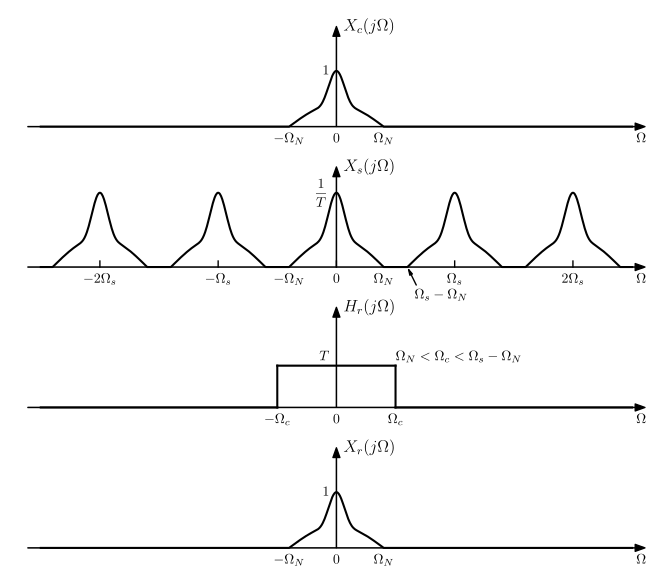

Generate this figure with Python:
import matplotlib.pyplot as plt
import numpy as np
import math

__author__ = 'ernesto'

# use latex
plt.rcParams['text.usetex'] = True
plt.rcParams['text.latex.preview'] = True
plt.rcParams['text.latex.preamble'] = [r'\usepackage{amsmath}']


# auxiliar function for plot ticks of equal length in x and y axis despite its scales.
def convert_display_to_data_coordinates(transData, length=10):
    # create a transform which will take from display to data coordinates
    inv = transData.inverted()
    # transform from display coordinates to data coordinates in x axis
    data_coords = inv.transform([(0, 0), (length, 0)])
    # get the length of the segment in data units
    yticks_len = data_coords[1, 0] - data_coords[0, 0]
    # transform from display coordinates to data coordinates in y axis
    data_coords = inv.transform([(0, 0), (0, length)])
    # get the length of the segment in data units
    xticks_len = data_coords[1, 1] - data_coords[0, 1]
    return xticks_len, yticks_len


def create_signal_spectrum(NomegaN):
    X = np.sqrt(np.hanning(2 * NomegaN + 1))
    Lh = round(NomegaN / 2)
    X[NomegaN - Lh: NomegaN + Lh + 1] = X[NomegaN - Lh: NomegaN + Lh + 1] + 1.5 * np.hanning(2 * Lh + 1) ** 2
    return X / np.amax(X)


def create_impulse_train_spectrum(Nomega):
    # relleno de ceros para simplificar la construcción
    zpad = Nomega + 2 * NomegaN + 1
    Xs = np.zeros((Nfrec + 2 * zpad,))
    if0_aux = if0 + zpad
    # número de copias del espectro
    nc = math.ceil(((Nfrec - 1) / 2) / Nomega)
    for i in np.arange(-nc, nc + 1):
        # indice de la frecuencia central
        ic = if0_aux + i * Nomega
        Xs[ic - NomegaN: ic + NomegaN + 1] += X
    # se elimina el relleno de ceros
    return Xs[zpad: Nfrec + zpad]

#
# Parámetros
#
# Períodos de muestreo
T1 = 0.75
# Correspondientes frecuencias de muestreo
omega1 = 2 * math.pi / T1
# rango de frecuencias del eje horizontal
fmin = -2.5 * omega1
fmax = 2.5 * omega1
# frecuencia máxima del espectro de la señal continua
omegaN = 0.8 * omega1 / 2
# cantidad de frecuencias en el eje horizontal
Nfrec = 1001
omega = np.linspace(fmin, fmax, Nfrec, endpoint=True)
# índice del elemento de frecuencia 0
if0 = int((Nfrec - 1) / 2)
# intervalo de frecuencia entre dos muestras en el eje horizontal
Domega = (fmax - fmin) / (Nfrec - 1)
# se redefine omega1, omega2 y omegaN para que sean
# un número entero de muestras de frecuencia
Nomega1 = round(omega1 / Domega)
omega1 = Nomega1 * Domega
NomegaN = round(omegaN / Domega)
omegaN = NomegaN * Domega

# Construcción del espectro
X = create_signal_spectrum(NomegaN)

# Construcción de Xc
Xc = np.zeros(omega.shape)
Xc[if0 - NomegaN: if0 + NomegaN + 1] = X

# Construcción de Xs1 y Xs2
Xs1 = create_impulse_train_spectrum(Nomega1)

# Gráficas

df = 1
xmin_ax = fmin - df
xmax_ax = fmax + df
ymin_ax = -0.1
ymax_ax = 1.8

display_length = 6
fontsize = 10
fontsize2 = 12
# x y ticks labels margin
xtm = -0.28
ytm = 0.5
ytm2 = -0.5
grey = [0.5, 0.5, 0.5]

dy = 0.2

fig = plt.figure(0, figsize=(8, 7), frameon=False)
### Xc(jw)
ax = plt.subplot2grid((4, 6), (0, 0), rowspan=1, colspan=6)
plt.xlim(xmin_ax, xmax_ax)
plt.ylim(ymin_ax, ymax_ax + dy)
plt.annotate("", xytext=(xmin_ax, 0), xycoords='data', xy=(xmax_ax, 0), textcoords='data',
             arrowprops=dict(width=0.1, headwidth=5, headlength=7, facecolor='black', shrink=0.002))
plt.annotate("", xytext=(0, 0), xycoords='data', xy=(0, ymax_ax), textcoords='data',
             arrowprops=dict(width=0.1, headwidth=5, headlength=7, facecolor='black', shrink=0.002))

plt.plot(omega, Xc, 'k-', lw=1.5)

# etiquetas
plt.text(0, xtm, '$0$', fontsize=fontsize, ha='center', va='baseline')
plt.text(-omegaN, xtm, '$-\Omega_N$', fontsize=fontsize, ha='center', va='baseline')
plt.text(omegaN, xtm, '$\Omega_N$', fontsize=fontsize, ha='center', va='baseline')
plt.text(xmax_ax, xtm, '$\Omega$', fontsize=fontsize, ha='right', va='baseline')
plt.text(ytm2, 1, '$1$', fontsize=fontsize, ha='right', va='center')
plt.text(ytm, ymax_ax, '$X_c(j\Omega)$', fontsize=fontsize2, ha='left', va='center')
plt.axis('off')


### X_s(jw)
Nomega = Nomega1
omega_a = omega1
nc = math.floor(((Nfrec - 1) / 2) / Nomega)
d_heigh = 1 / T1

ax = plt.subplot2grid((4, 6), (1, 0), rowspan=1, colspan=6)
plt.xlim(xmin_ax, xmax_ax)
plt.ylim(ymin_ax, ymax_ax + dy)
# horizontal and vertical ticks length
xtl, ytl = convert_display_to_data_coordinates(ax.transData, length=display_length)
plt.annotate("", xytext=(xmin_ax, 0), xycoords='data', xy=(xmax_ax, 0), textcoords='data',
             arrowprops=dict(width=0.1, headwidth=5, headlength=7, facecolor='black', shrink=0.002))
plt.annotate("", xytext=(0, 0), xycoords='data', xy=(0, ymax_ax), textcoords='data',
             arrowprops=dict(width=0.1, headwidth=5, headlength=7, facecolor='black', shrink=0.002))
plt.plot(omega, Xs1 * d_heigh, 'k-', lw=1.5)
for i in np.arange(-nc, nc + 1):
    plt.plot([i * omega_a, i * omega_a], [0, xtl], 'k-', lw=1)
    if i == 0:
        plt.text(0, xtm, '$0$', fontsize=fontsize, ha='center', va='baseline')
    elif np.absolute(i) == 1:
        plt.text(i * omega_a, xtm, '$-\Omega_s$' if i < 0 else '$\Omega_s$', fontsize=fontsize, ha='center',
                 va='baseline')
    else:
        plt.text(i * omega_a, xtm, '${}\Omega_s$'.format(i), fontsize=fontsize, ha='center', va='baseline')
# etiquetas
plt.text(omegaN, xtm, '$\Omega_N$', fontsize=fontsize, ha='center', va='baseline')
plt.text(-omegaN, xtm, '$-\Omega_N$', fontsize=fontsize, ha='center', va='baseline')
plt.text(xmax_ax, xtm, '$\Omega$', fontsize=fontsize, ha='right', va='baseline')
plt.text(ytm2, d_heigh, '$\dfrac{1}{T}$', fontsize=fontsize, ha='right', va='center')
plt.text(ytm, ymax_ax, '$X_s(j\Omega)$', fontsize=fontsize2, ha='left', va='center')
plt.annotate('$\Omega_s-\Omega_N$', xytext=(omega_a - omegaN + 0.5, -0.5), xycoords='data', xy=(omega_a - omegaN, 0),
             textcoords='data', fontsize=fontsize, va="center", ha="left",
             arrowprops=dict(arrowstyle="-|>, head_width=0.1, head_length=0.4", facecolor='black', relpos=(0.08, 0.9),
                             patchA=None, patchB=None, shrinkA=4, shrinkB=0))

plt.axis('off')

### Hr(jw)
omega_c = omega1 / 2
ax = plt.subplot2grid((4, 6), (2, 0), rowspan=1, colspan=6)
plt.xlim(xmin_ax, xmax_ax)
plt.ylim(ymin_ax, ymax_ax + dy)
plt.annotate("", xytext=(xmin_ax, 0), xycoords='data', xy=(xmax_ax, 0), textcoords='data',
             arrowprops=dict(width=0.1, headwidth=5, headlength=7, facecolor='black', shrink=0.002))
plt.annotate("", xytext=(0, 0), xycoords='data', xy=(0, ymax_ax), textcoords='data',
             arrowprops=dict(width=0.1, headwidth=5, headlength=7, facecolor='black', shrink=0.002))

plt.plot([fmin, -omega_c], [0, 0], 'k-', lw=1.5)
plt.plot([omega_c, fmax], [0, 0], 'k-', lw=1.5)
plt.plot([-omega_c, omega_c], [T1, T1], 'k-', lw=1.5)
plt.plot([-omega_c, -omega_c], [0, T1], 'k-', lw=1.5)
plt.plot([omega_c, omega_c], [0, T1], 'k-', lw=1.5)

# etiquetas
plt.text(0, xtm, '$0$', fontsize=fontsize, ha='center', va='baseline')
plt.text(-omega_c, xtm, '$-\Omega_c$', fontsize=fontsize, ha='center', va='baseline')
plt.text(omega_c, xtm, '$\Omega_c$', fontsize=fontsize, ha='center', va='baseline')
plt.text(xmax_ax, xtm, '$\Omega$', fontsize=fontsize, ha='right', va='baseline')
plt.text(ytm2, 1 / d_heigh + 0.05, '$T$', fontsize=fontsize, ha='right', va='bottom')
plt.text(ytm, ymax_ax, '$H_r(j\Omega)$', fontsize=fontsize2, ha='left', va='center')
plt.text(omega_c, 1 / d_heigh + 0.05, '$\Omega_N<\Omega_c<\Omega_s-\Omega_N$',
         fontsize=fontsize, ha='left', va='bottom')
plt.axis('off')

### Xr(jw)
ax = plt.subplot2grid((4, 6), (3, 0), rowspan=1, colspan=6)
plt.xlim(xmin_ax, xmax_ax)
plt.ylim(ymin_ax, ymax_ax + dy)
plt.annotate("", xytext=(xmin_ax, 0), xycoords='data', xy=(xmax_ax, 0), textcoords='data',
             arrowprops=dict(width=0.1, headwidth=5, headlength=7, facecolor='black', shrink=0.002))
plt.annotate("", xytext=(0, 0), xycoords='data', xy=(0, ymax_ax), textcoords='data',
             arrowprops=dict(width=0.1, headwidth=5, headlength=7, facecolor='black', shrink=0.002))

plt.plot(omega, Xc, 'k-', lw=1.5)

# etiquetas
plt.text(0, xtm, '$0$', fontsize=fontsize, ha='center', va='baseline')
plt.text(-omegaN, xtm, '$-\Omega_N$', fontsize=fontsize, ha='center', va='baseline')
plt.text(omegaN, xtm, '$\Omega_N$', fontsize=fontsize, ha='center', va='baseline')
plt.text(xmax_ax, xtm, '$\Omega$', fontsize=fontsize, ha='right', va='baseline')
plt.text(ytm2, 1, '$1$', fontsize=fontsize, ha='right', va='center')
plt.text(ytm, ymax_ax, '$X_r(j\Omega)$', fontsize=fontsize2, ha='left', va='center')
plt.axis('off')

plt.savefig('sampling_impulse_modulator_frequency_representation_reconstruction.pdf', bbox_inches='tight')

plt.show()
